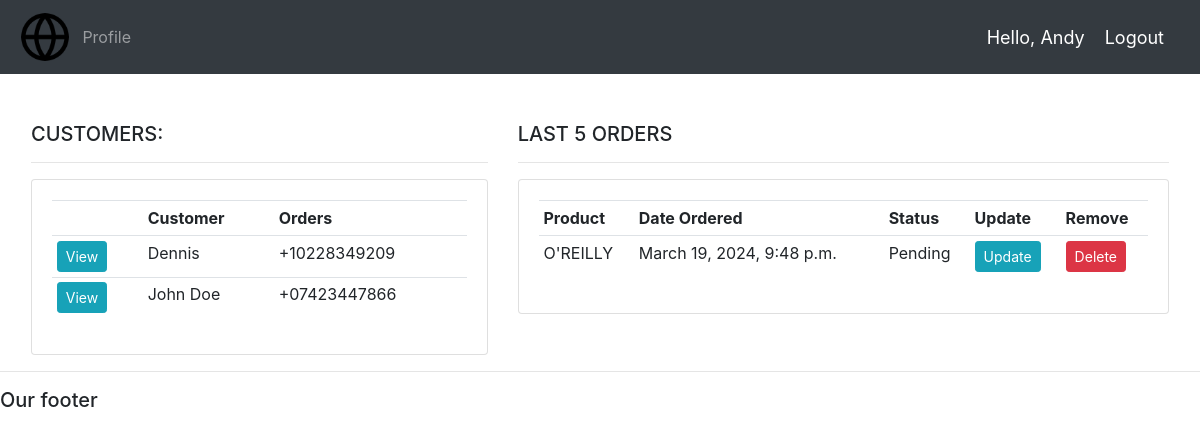
Screenshot of / (signed in) with the database file from the repository.
### accounts/models.py (models this page shows, shortened)
class Customer(models.Model):
    user = models.OneToOneField(User, null=True, blank=True, on_delete=models.CASCADE)
    name = models.CharField(max_length = 200, null=True)
    phone = models.CharField(max_length = 200, null=True)
    email = models.CharField(max_length = 200, null=True)
    profile_pic = models.ImageField(default='profile.png', null=True, blank=True)
    date_created = models.DateTimeField(auto_now_add=True, null=True)

class Order(models.Model):
        STATUS = (
            ('Pending', 'Pending'),
            ('Out for delivery', 'Out for delivery'),
            ('Delivered', 'Delivered'),
        )
        customer = models.ForeignKey(Customer, null=True, on_delete= models.SET_NULL)
        product = models.ForeignKey(Product, null=True, on_delete= models.SET_NULL)
        date_created = models.DateTimeField(auto_now_add=True, null=True)
        status = models.CharField(max_length = 200, null=True, choices=STATUS)

class Product(models.Model):
        CATEGORY = (
            ('PRIMARK', 'PRIMARK'),
            ('Electronics', 'Electronics'),
            ('Books', 'Books'),
            ('Management Software', 'Management Software'),
            )
        name = models.CharField(max_length = 200, null=True)
        price = models.FloatField(null=True)
        category = models.CharField(max_length = 200, null=True, choices=CATEGORY)
        description = models.CharField(max_length = 200, null=True, blank=True)
        date_created = models.DateTimeField(auto_now_add=True, null=True)
        image = models.ImageField(null=True)
        tags = models.ForeignKey(Tag, on_delete=models.SET_NULL, blank=True, null=True)
        def __str__(self):
            return self.name

### accounts/views.py (the view)
# urls.py: path('', views.home, name="home"),
@login_required(login_url='login')
def home(request):
    orders = Order.objects.all()
    customers = Customer.objects.all()
    products = Product.objects.all()
    total_customers = customers.count()
    total_products = products.count()
    product_tag = Tag.objects.all().count()
    total_orders = orders.count()
    delivered = orders.filter(status='Delivered').count()
    pending = orders.filter(status='Pending').count()
    context = {'orders':orders, 'customers':customers,'total_products':total_products,
               'product_tag':product_tag, 'total_orders':total_orders, 'total_customers':total_customers, 'delivered':delivered, 'pending':pending}
    return render(request, 'accounts/dashboard.html', context)

### accounts/templates/accounts/dashboard.html (shortened to what this page needs)
{% extends 'accounts/main.html' %}
{% block content %}
{% include 'accounts/status.html' %}
    <br>
    <div class="row px-3">
        <div class="col-md-5">
            <h5>CUSTOMERS:</h5>
            <hr>
            <div class="card card-body">
                <table class="table table-sm">
                    <tr>
                        <th></th>
                        <th>Customer</th>
                        <th>Orders</th>
                    </tr>
                    {% for customer in customers %}
                        <tr>
                            <td><a class="btn btn-sm btn-info" href="{% url 'customer' customer.id %}">View</a></td>
                            <td>{{customer.name}}</td>
                            <td>{{customer.phone}}</td>
                        </tr>
                    {% endfor %}
                </table>
            </div>
        </div>
        <div class="col-md-7">
            <h5>LAST 5 ORDERS</h5>
            <hr>
            <div class="card card-body">
                <table class="table table-sm">
                    <tr>
                        <th>Product</th>
                        <th>Date Ordered</th>
                        <th>Status</th>
                        <th>Update</th>
                        <th>Remove</th>
                    </tr>
                    {% for order in orders %}
                        <tr>
                            <td>{{order.product}}</td>
                            <td>{{order.date_created}}</td>
                            <td>{{order.status}}</td>
                            <td><a class="btn btn-sm btn-info" href="{% url 'update_order' order.id %}">Update</a></td>
                            <td><a class="btn btn-sm btn-danger" href="{% url 'delete_order' order.id %}">Delete</a></td>
                        </tr>
                    {% endfor %}
                </table>
            </div>
        </div>
    </div>
{% endblock %}

### accounts/templates/accounts/navbar.html (shortened to what this page needs)
{% load static %}
<nav class="navbar navbar-expand-lg navbar-dark bg-dark">
  <img src="/images/favicon.png" alt="favicon" class="logo">
    <div class="collapse navbar-collapse" id="navbarNav">
      <ul class="navbar-nav">
        {% if request.user.is_staff %}
        <li class="nav-item active">
          <a class="nav-link" href="{% url 'home' %}">Dashboard</a>
        </li>
        <li class="nav-item">
          <a class="nav-link" href="{% url 'products' %}">Products</a>
        </li>
        {% else %}
        <li class="nav-item">
          <a class="nav-link" href="{% url 'account' %}">Profile</a>
        </li>
        {% endif %}
      </ul>
    </div>
    <span class="hello-msg">Hello, {{request.user}}</span>
    <span><a class="hello-msg" href="{% url 'logout' %}">Logout</a></span>
  </nav>

### static/css/main.css (style rules this page uses)
body { background-color: #ebeff5; }

### accounts/templates/accounts/navbar.html (style rules this page uses)
.hello-msg { font-size: 18px; color: #fff; margin-right: 20px; }
.logo { width: 5%; height: 5%; padding: 3px; }

### rows the page displays
Customer: name "Dennis", phone "+10228349209"
Customer: name "John Doe", phone "+07423447866"
Order: product "O'REILLY", date_created "March 19, 2024, 9:48 p.m.", status "Pending"

### other values shown
{{ request.user }} "Andy"
